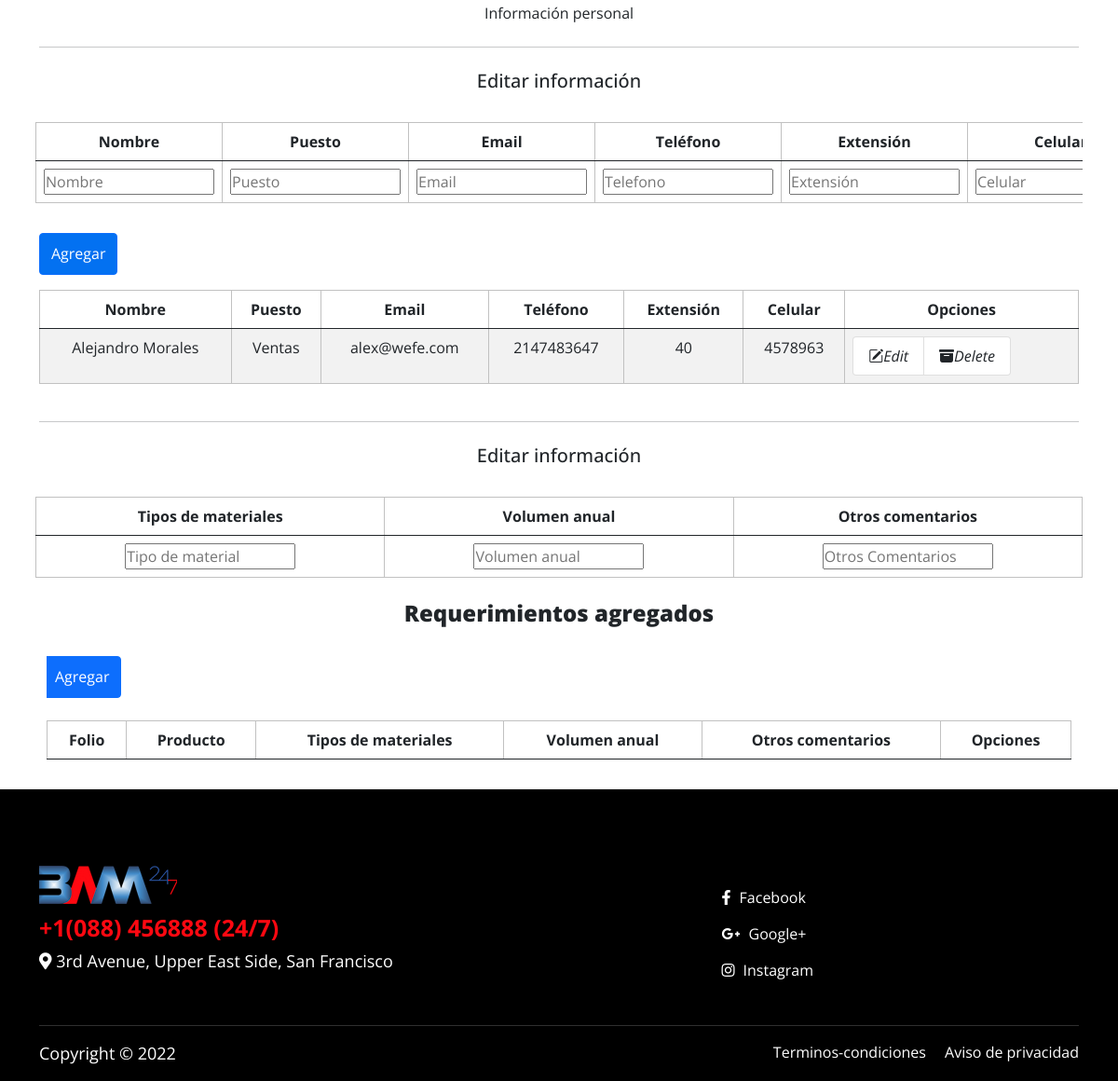
Page /PaginaprincipalDeTractoras.php (signed in, lower part) on the earlier database version.
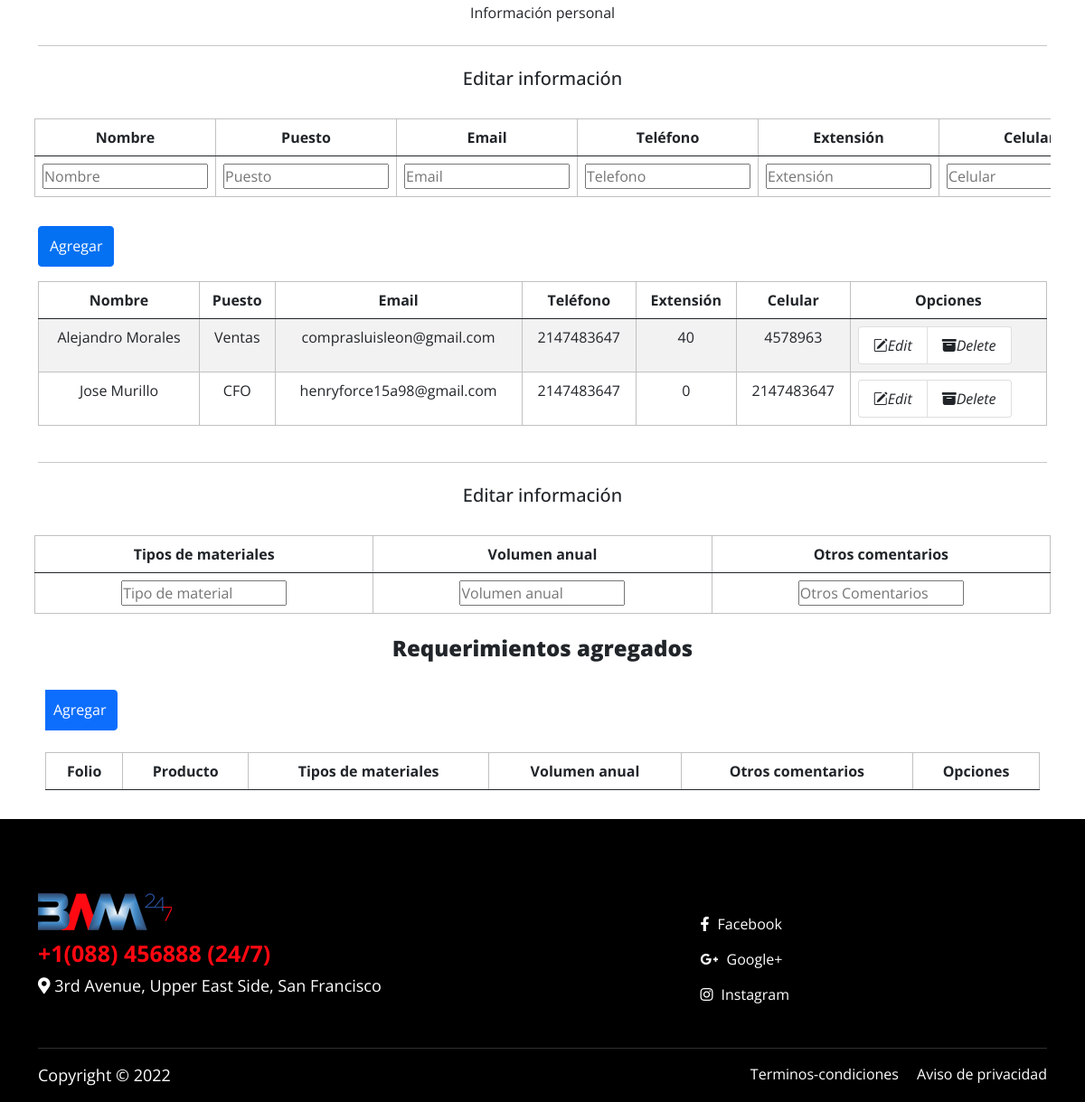
Same page on the later database version.
### tables this page shows
CREATE TABLE IF NOT EXISTS `contacto` (
  `ID_contacto` int NOT NULL AUTO_INCREMENT,
  `Nombre` varchar(50) DEFAULT NULL,
  `Puesto` varchar(50) DEFAULT NULL,
  `Email` varchar(50) DEFAULT NULL,
  `Tel` int DEFAULT NULL,
  `Ext` int DEFAULT NULL,
  `Cel` int DEFAULT NULL,
  `ID_usuario` int NOT NULL,
  PRIMARY KEY (`ID_contacto`),
  KEY `ID_usuario` (`ID_usuario`)
);

### php/addContactosT.php (called while the page is built, shortened)
<?php
    require_once "Conexion.php";
    $name_t = '';
    $job_t = '';
    $mail_t = '';
    $tele_t= '';
    $exte_t='';
    $cel_t= '';
?>

### php/Conexion.php (called while the page is built, shortened)
<?php
    class Conexion{
      private $host = "localhost";
      private $user = "root";
      private $pass = "";
      private $dbname ="cluster";
      private $dbh;
      private $stmt;
      public function __construct(){
        $dsn = 'mysql:host='.$this->host . ';dbname='. $this->dbname;
        $options = array(
            PDO::ATTR_PERSISTENT    =>true,
            PDO::ATTR_ERRMODE       =>PDO::ERRMODE_EXCEPTION
        );
        try{
          $this->dbh = new PDO($dsn, $this->user, $this->pass,$options);
        }catch(PDOEception $e){
          $this->error = $e-> getMessage();
        }
      }
      public function query($query){
        $this->stmt = $this->dbh->prepare($query);
      }
      public function execute(){
        return $this->stmt->execute();
      }
      public function resultSet(){
        $this->execute();
        return $this->stmt->fetchAll(PDO::FETCH_ASSOC);
      }
    }
?>

### php/addRequ.php (called while the page is built, shortened)
<?php
	require_once "Conexion.php";
	$tMat= '';
	$vol= '';
	$coment= '';
 ?>

### PaginaprincipalDeTractoras.php (the view, shortened to what this page needs)
<?php
if(!isset($_SESSION['id_usuario'])){
  header("location: /Login.html");
 }else{
  $id_usr=$_SESSION['id_usuario'];
}
  include_once "php/Conexion.php";
  require_once "php/addContactosT.php";
  require_once "php/addRequ.php";
  $database=new Conexion;
  ?>
<!doctype html>
<html lang="es">
  <head>
    <link href="css/bootstrap.min.css" rel="stylesheet">
    <link href="https://unpkg.com/aos@2.3.0/dist/aos.css" rel="stylesheet">
     <link rel="stylesheet" href="https://unpkg.com/aos@next/dist/aos.css" />
    <link rel="stylesheet" href="https://cdn.jsdelivr.net/npm/bootstrap-icons@1.5.0/font/bootstrap-icons.css">
    <link rel="stylesheet" type="text/css" href="https://stackpath.bootstrapcdn.com/font-awesome/4.7.0/css/font-awesome.min.css">
    <link href="css/all.min.css" rel="stylesheet">
    <link href="css/style.css" rel="stylesheet">
    <link rel="stylesheet" href="css/owl.carousel.min.css" />
    <link rel="stylesheet" href="css/owl.theme.default.min.css"/>
  </head>
<body>
 <section class="main-body pt-5 float-start industry-pages">
                <div class="container mb-4">
                    <section class="Profile-header text-center">
                        <a href="#" class="text-dark font-weight-bold text-decoration-none">Información personal</a>
                </div>
                <div class="container mb-4">
                    <hr width="100%"/>
                </div>
                <div class="Profile-header text-center">
                  <h5 class="text-dark font-weight-bold text-decoration-none">Editar información</a>
                </div>
            <section id = "tabEditar" class="container mt-2 mb-2 p-2 ">
              <form action="php/addContactosT.php" method="POST">
                <div class="table-responsive">
                  <div class="table-wrapper">
                      <div class="table-title">
                          <div class="row">
                          </div>
                      </div>
                      <table class="table table-hover table-hover text-center">
                          <thead>
                              <tr>
                                  <th>Nombre</th>
                                  <th>Puesto</th>
                                  <th>Email</th>
                                  <th>Teléfono</th>
                                  <th>Extensión</th>
                                  <th>Celular</th>
                              </tr>
                          </thead>
                          <tbody>
                              <tr>
                                  <td><input type="text" id="ed_name" name="ed_name" value="<?php echo $name_t; ?>" placeholder="Nombre"></td>
                                  <td><input type="text" id="ed_job" name="ed_job" value="<?php echo $job_t; ?>" placeholder="Puesto"></td>
                                  <td><input type="text" id="ed_mail" name="ed_mail" value="<?php echo$mail_t; ?>" placeholder="Email"></td>
                                  <td><input type="text" id="ed_tel" name="ed_tel" value="<?php echo $tele_t; ?>" placeholder="Telefono"></td>
                                  <td><input type="text" id="ed_ext" name="ed_ext" value="<?php echo $exte_t; ?>" placeholder="Extensión"></td>
                                  <td><input type="text" id="ed_cel" name="ed_cel" value="<?php echo $cel_t; ?>" placeholder="Celular"></td>
                              </tr>
                          </tbody>
                      </table>
                    </div>
                </div>
              </form>
            </section>
            <div class="container">
              <form action="php/addContactosT.php" id="addContactsT" name="adct" method="POST">
                <div class="table-responsive">
                  <div class="table-wrapper">
                      <div class="table-title">
                          <div class="row">
                                <div class="col-xs-6 mb-3">
                                  <a href="#" class="btn btn-primary" data-bs-toggle="modal" data-bs-target="#tablaModal" style="background-color: #0371F1;"> <span>Agregar</span></a>
                                </div>
                          </div>
                      </div>
                      <table class="table table-striped table-hover text-center">
                          <thead>
                              <tr>
                                  <th>Nombre</th>
                                  <th>Puesto</th>
                                  <th>Email</th>
                                  <th>Teléfono</th>
                                  <th>Extensión</th>
                                  <th>Celular</th>
                                  <th>Opciones</th>
                              </tr>
                          </thead>
                          <tbody>
                            <?php
                              $database-> query("SELECT * FROM contacto WHERE id_usuario=$id_usr");
                              $rows = $database->resultSet();?>
                              <?php foreach($rows as $row) :?>
                              <tr>
                                  <td><?php echo $row['Nombre']?></td>
                                  <td><?php echo $row['Puesto']?></td>
                                  <td><?php echo $row['Email']?></td>
                                  <td><?php echo $row['Tel']?></td>
                                  <td><?php echo $row['Ext']?></td>
                                  <td><?php echo $row['Cel']?></td>
                                  <td>
                                    <ul class="list-group list-group-horizontal">
                                      <a href="PaginaprincipalDeTractoras.php?editt=<?php echo $row['ID_contacto'];?>"class=" list-group-item"><i class="bi bi-pencil-square">Edit</a></i>
                                      <a href="php/addContactosT.php?deletet=<?php echo $row['ID_contacto'];?>"class=" list-group-item"><i class="bi bi-archive-fill">Delete</a></i>
                                    </ul>
                                  </td>
                              </tr>
                              <?php endforeach; ?>
                          </tbody>
                      </table>
                    </div>
                </div>
              </form>
                  </div>
          <div class="container mb-4 mt-4">
              <hr width="100%"/>
          </div>
          <div class="Profile-header text-center">
                  <h5 class="text-dark font-weight-bold text-decoration-none">Editar información</a>
                </div>
            <section id = "tabEditar2" class="container mt-2 mb-2 p-2 ">
              <form action="php/addRequ.php" method="POST">
                <div class="table-responsive">
                  <div class="table-wrapper">
                      <div class="table-title">
                          <div class="row">
                          </div>
                      </div>
                      <table class="table table-hover table-hover text-center">
                          <thead>
                              <tr>
                                <th>Tipos de materiales</th>
                                <th>Volumen anual</th>
                                <th>Otros comentarios</th>
                              </tr>
                          </thead>
                          <tbody>
                              <tr>
                                <td><input type="text" id="ed_typeM" name="ed_typeM" value="<?php echo $tMat; ?>" placeholder="Tipo de material"></td>
                                <td><input type="text" id="ed_vol" name="ed_vol" value="<?php echo $vol; ?>" placeholder="Volumen anual"></td>
                                <td><input type="text" id="ed_comm" name="ed_comm" value="<?php echo $coment; ?>" placeholder="Otros Comentarios"></td>
                              </tr>
                          </tbody>
                      </table>
                    </div>
                </div>
             </form>
          <div class="container">
            <form action="php/addRequ.php" id="addReq" name="adr" method="POST">
              <div class="table-responsive">
                  <div class="table align-middle">
                      <div class="table-title">
                          <h4 class="text-center mt-2">Requerimientos agregados</h4>
                          <div class="row">
                              <div class="col-xs-6">
                              </div>
                              <div class="col-xs-6 mb-3">
                                  <a href="#" class="btn btn-primary"data-bs-toggle="modal" data-bs-target="#exampleModal2"> <span>Agregar</span></a>
                              </div>
                          </div>
                      </div>
                      <table class="table table-striped table-hover text-center">
                          <thead>
                              <tr class="align-bottom">
                                  <th>Folio</th>
                                  <th>Producto</th>
                                  <th>Tipos de materiales</th>
                                  <th>Volumen anual</th>
                                  <th>Otros comentarios</th>
                                  <th>Opciones</th>
                              </tr>
                          </thead>
                      </table>
            </form>
                  </div>
</section>
 <div class="footer-link-div float-start pt-5">
  <div class="container">
     <div class="row row-cols-2 row-cols-md-2  row-cols-lg-4">
        <div class="col-6">
           <div class="comon-footer-div pt-4">
               <a href="#">
                  <img src="images/logo-white.png" alt="logo"/>
               </a>
              <h6 class="ft-call"> +1(088) 456888 (24/7) </h6>
              <p class="text-white"> <i class="fas fa-map-marker-alt"></i> 3rd Avenue, Upper East Side,
                San Francisco </p>
           </div>
        </div>
        <div class="col">
          <div class="comon-footer-div pt-4 justify-content-md-end d-grid">
              <ul class="list-unstyled mt-4">
                <li>
                  <a href="#"> <i class="fab fa-facebook-f"></i> Facebook </a>
                </li>
                <li>
                  <a href="#"> <i class="fab fa-google-plus-g"></i> Google+ </a>
                </li>
                <li>
                  <a href="#"> <i class="fab fa-instagram"></i> Instagram </a>
                </li> </ul></div>  </div></div>
     <hr/>
      <div class="d-lg-flex justify-content-between">
        <p class="text-white"> Copyright © 2022</p>
        <div class="link-ft">
           <a href="#"> Terminos-condiciones </a>
           <a href="#" class="ms-lg-3"> Aviso de privacidad </a>
        </div> </div> </div></div>
</body>
</html>

### css/style.css (style rules this page uses)
tbody, td, tfoot, th, thead, tr { border-color: #C1C1C1; border-style: solid; border-width: thin; }
.btn { line-height: 1.9; }
.h4, h4 { font-size: calc(1.275rem + .3vw); font-weight: 800; }
* { padding: 0; margin: 0; }
img { max-width: 100%; }
body { padding: 0; margin: 0; font-family: 'Open Sans', sans-serif; }
.main-body { width: 100%; }
.footer-link-div { background: #000; display: block; width: 100%; }
.ft-call { color: #ff0811; font-family: 'Open Sans', sans-serif; font-size: 25px; font-weight: 700; }
.comon-footer-div ul li a { color: #fff; text-decoration: none; font-family: 'Open Sans', sans-serif; margin-bottom: 15px; width: 100%; display: inline-block; }
.comon-footer-div ul li a i { margin-right: 5px; }
.footer-link-div hr { background: #bbb; }
.footer-link-div a { color: #fff; text-decoration: none; transition: all 0.5s; }

Differences in the rows shown:
changed contacto "Alejandro Morales": Email "alex@wefe.com" → "comprasluisleon@gmail.com"
added contacto: Nombre "Jose Murillo", Puesto "CFO", Email "henryforce15a98@gmail.com", Tel "2147483647", Ext "0", Cel "2147483647"
